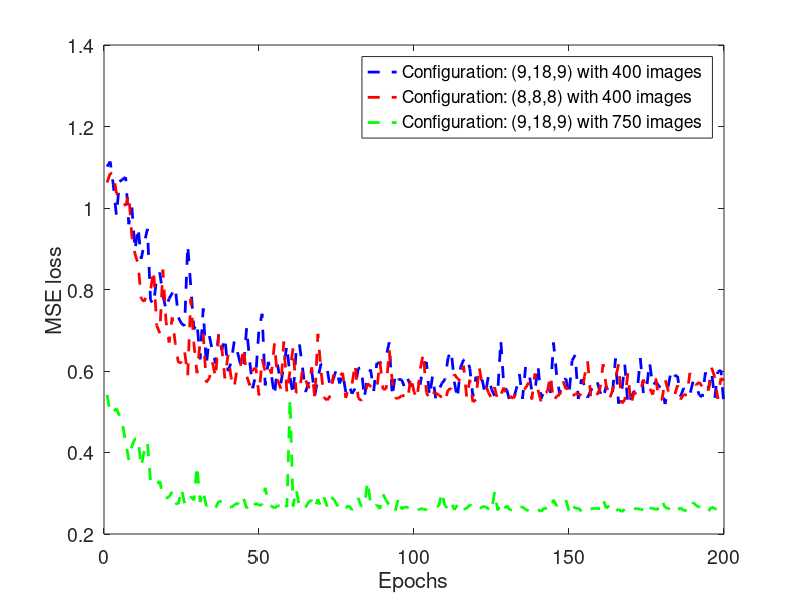
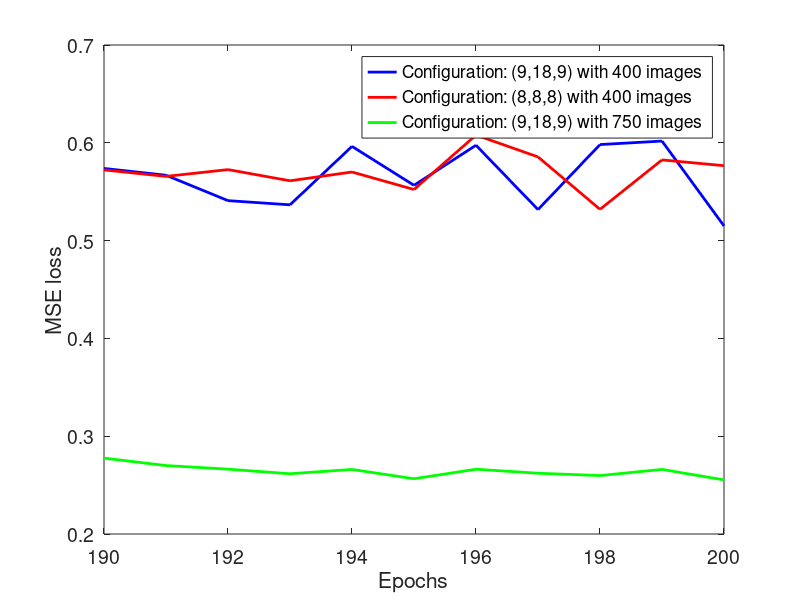

These figures' MATLAB source, in order:
clc 
close all
clear variables

%date:6th Feb 2021
%VM
font = 14;
linewidth = 2;
format long;
%addpath('/Users/varunmannam/Desktop/Spring21/Research_S21/Feb21/SPIE_SR/old_SR_files/mse_plots/');
addpath('/Users/varunmannam/Desktop/Spring21/Research_S21/Feb21/0702/SR_new_results/mse_loss/'); %new simulations
lr1 = load('DenseED_test_RMSE_0702_2021_20210207_000054_vm41.txt'); %new result with VM4 SR result MSE 
lr2 = load('DenseED_test_RMSE_0702_2021_20210207_000620_vm521.txt'); %new result with VM52 SR result MSE 
lr3 = load('DenseED_test_RMSE_0702_2021_20210207_014432_vm6141.txt'); %new result with VM614 SR result MSE  


epochs = 200;
x=[1:epochs]';

figure, 
plot(x,lr1,'b--', 'Linewidth', linewidth);
hold on
plot(x,lr2,'r--', 'Linewidth', linewidth);
plot(x,lr3,'g--', 'Linewidth', linewidth);
xlabel('Epochs');
ylabel('MSE loss');
%title('training loss Unet nbn Keras');
legend('Configuration: (9,18,9) with 400 images', 'Configuration: (8,8,8) with 400 images', 'Configuration: (9,18,9) with 750 images', 'Location', 'best');
%colormap(gray); colorbar;
set(gca,'FontSize',font);


figure, 
plot(x(epochs-10:epochs),lr1(epochs-10:epochs),'b-', 'Linewidth', linewidth);
hold on
plot(x(epochs-10:epochs),lr2(epochs-10:epochs),'r-', 'Linewidth', linewidth);
plot(x(epochs-10:epochs),lr3(epochs-10:epochs),'g-', 'Linewidth', linewidth);

xlabel('Epochs');
ylabel('MSE loss');
%title('training loss Unet nbn Keras');
legend('Configuration: (9,18,9) with 400 images', 'Configuration: (8,8,8) with 400 images', 'Configuration: (9,18,9) with 750 images', 'Location', 'best');
%colormap(gray); colorbar;
set(gca,'FontSize',font);